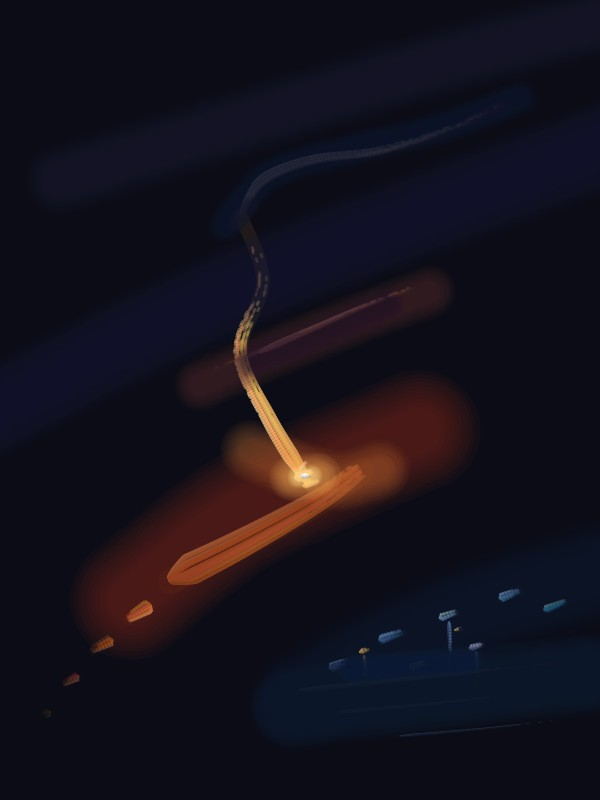
#> input picture rounds/00-a-warmth-that-doesnt-know/painting.jpg, 600 x 800 px
$ python calibrate_media.py ../rounds/00-a-warmth-that-doesnt-know/painting.jpg
#> lines starting #> are read from the running program, lines starting #| are printed output that depends on the picture; after the words box and inside, x2 and y2 are one past the last pixel; in counts of white or black regions, pixels touching at a corner belong together
#> in main, im is the input picture: PIL image 600x800 RGB; mean R, G, B 21.1, 17.3, 27.7
"""calibrate_media: measure the marks in an image region, so a medium's rendered marks can be compared with real ones.

The statistics are defined in docs/media-data.md ("Calibration method"). Run them on a crop of a real work (the
public-domain references in studio/calibration_refs.json) and on a crop of a gallery sheet or a canvas rendered by the
studio, then compare the two. Only numpy, scipy and Pillow are needed. Lengths are reported in px and, when the scale is
known (--px-per-mm, or the reference's catalogued size), in mm, because marks have to be compared at the same physical
scale: a 1200 px canvas is a painting of a stated size (see studio/media.json), a museum photo has its own resolution.

  python3 tools/calibrate_media.py image.jpg [--crop X Y W H] [--px-per-mm N] [--kind auto|line|wash|tone|paint]
  python3 tools/calibrate_media.py refs watercolour [--n 6]      # download, measure and aggregate the references
  python3 tools/calibrate_media.py refs etching --file studio/calibration_refs.parts/etching-engraving.json
  python3 tools/calibrate_media.py compare a.json b.json         # two measurement files side by side

`refs` downloads each reference's primaryImage from The Met (CC0) into ~/.cache/teodor/met_full/ (outside git),
measures crop_xywh and writes ~/.cache/teodor/calib/<medium>.json with every crop's statistics plus the median and
quartiles per statistic. Nothing is written into the repository.

Statistics (all on the crop; L is CIE L* 0..100, D is optical density relative to the paper/ground, -log10(R/R_paper)):
  value      L* percentiles 5/25/50/75/95, share of pixels near the paper (L >= paper - 3), dark share (D > 0.5)
  colour     mean and 95th-percentile chroma C*ab, hue spread (1 - mean resultant length of the hue angles, chroma-weighted)
  spectrum   radially averaged power spectrum slope of L (log-log, 1/64..1/4 cycles per px), and its value in cycles/mm
  texture    in flat passages (low local gradient): std of L, its correlation length (autocorrelation 1/e), in px and mm:
             the granulation / tooth / canvas-weave scale
  edges      10-90% rise distance across strong edges (median, px and mm) and the share of hard edges (rise <= 2 px)
  rim        edge darkening: optical density in a 4 px band just inside each wash boundary (starting one edge-rise
             width in, past the photographed blur) over the density deeper inside
             (ratio > 1 means a darkened rim, the coffee-ring effect); reported as median and the share of washes with ratio > 1.1
  strokes    dark marks (Otsu threshold on D): width along each mark from the distance transform at its medial ridge,
             median and IQR in px and mm, coefficient of variation along marks (width change within a stroke)
  gaps       flying white / dry-brush / tooth speckle: share of paper-light pixels inside the closed hull of the marks
  lines      (--kind line) line centres: equivalent width from integrated ink coverage, its variation along each line,
             free-end width ratio (taper or blob), hatch spacing, cross-hatched share and crossing angle, line density and
             cross-hatching per value band, ink and paper colour; see lines()
  hatch      orientation coherence of the structure tensor (0 isotropic .. 1 all one direction), the dominant orientation,
             and the hatch spacing from the peak of the spectrum across that orientation (px, mm)
Gloss and impasto height cannot be measured from a diffuse museum photograph; see docs/media-data.md for what can.
"""
import argparse, io, json, os, sys, time, urllib.request
import numpy as np
from PIL import Image
from scipy import ndimage as ndi

Image.MAX_IMAGE_PIXELS = None
ROOT = os.path.join(os.path.dirname(os.path.abspath(__file__)), "..")
UA = "TeodorResearch/1.0 (https://github.com/robertontiu/teodor)"
CACHE = os.path.expanduser("~/.cache/teodor")


# ---------------------------------------------------------------- colour
def srgb_to_lab(rgb):
    c = rgb.astype(np.float64) / 255.0
    lin = np.where(c <= 0.04045, c / 12.92, ((c + 0.055) / 1.055) ** 2.4)
    M = np.array([[0.4124564, 0.3575761, 0.1804375], [0.2126729, 0.7151522, 0.0721750], [0.0193339, 0.1191920, 0.9503041]])
    xyz = lin @ M.T / np.array([0.95047, 1.0, 1.08883])
    f = np.where(xyz > 216 / 24389, np.cbrt(xyz), (24389 / 27 * xyz + 16) / 116)
    L = 116 * f[..., 1] - 16
    a = 500 * (f[..., 0] - f[..., 1]); b = 200 * (f[..., 1] - f[..., 2])
    return L, a, b, lin @ M[1]


def otsu(x, bins=256):
    h, e = np.histogram(x, bins); c = (e[:-1] + e[1:]) / 2
    w0 = np.cumsum(h); w1 = w0[-1] - w0
    m0 = np.cumsum(h * c) / np.maximum(w0, 1); m1 = (np.sum(h * c) - np.cumsum(h * c)) / np.maximum(w1, 1)
    return c[np.argmax(w0 * w1 * (m0 - m1) ** 2)]


def q(a, ps=(25, 50, 75)):
    a = np.asarray(a, np.float64)
    return [round(float(v), 3) for v in np.percentile(a, ps)] if a.size else None


# ---------------------------------------------------------------- statistics
def measure(rgb, ppm=None, kind="auto"):
    L, A, B, Y = srgb_to_lab(rgb)
    H, W = L.shape
#> H = 800; W = 600
    mm = (lambda px: None if (ppm is None or px is None) else round(float(px) / ppm, 3))
    out = {"size_px": [W, H], "px_per_mm": ppm}
    paper_Y = np.percentile(Y, 98)
#> paper_Y = 0.0834
    paper_L = float(np.percentile(L, 98))
#> paper_L = 34.69
    D = -np.log10(np.clip(Y / max(paper_Y, 1e-4), 1e-3, None))
    D = np.clip(D, 0, 3)
    # value
    out["value"] = dict(L_pct_5_25_50_75_95=q(L, (5, 25, 50, 75, 95)), paper_L=round(paper_L, 1),
                        paper_share=round(float(np.mean(L >= paper_L - 3)), 3), dark_share=round(float(np.mean(D > 0.5)), 3),
                        D_pct_50_95=q(D, (50, 95)))
    # colour
    C = np.hypot(A, B); h = np.arctan2(B, A)
#> after `h = np.arctan2(B, A)`:
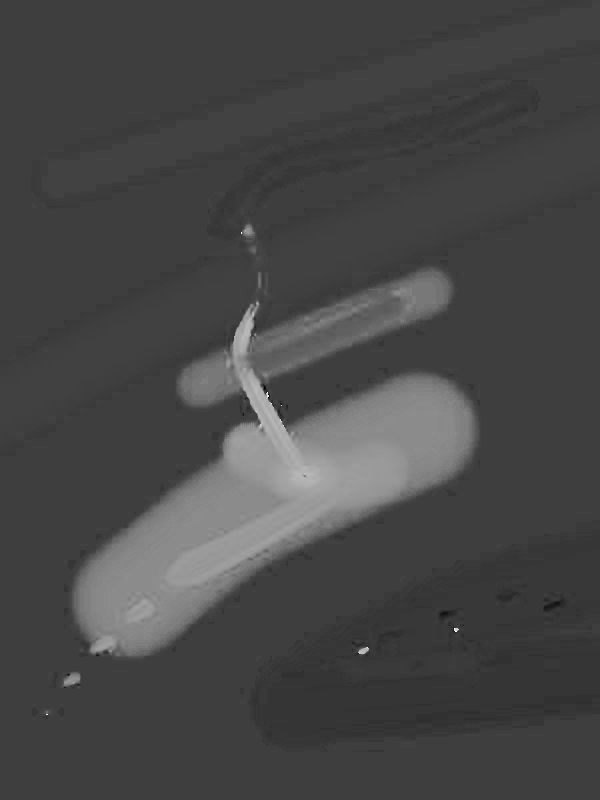
#> h: shape (800, 600) float64; min -2.62, max 3.12, mean -1.02; drawn with min black and max white
    w = C / (C.sum() + 1e-9)
    R = np.hypot((w * np.cos(h)).sum(), (w * np.sin(h)).sum())
#> R = 0.697
    out["colour"] = dict(chroma_mean=round(float(C.mean()), 2), chroma_p95=round(float(np.percentile(C, 95)), 2), hue_spread=round(float(1 - R), 3))
    # spectrum slope
    n = min(H, W) // 2 * 2
#> n = 600
    sub = L[:n, :n] - L[:n, :n].mean()
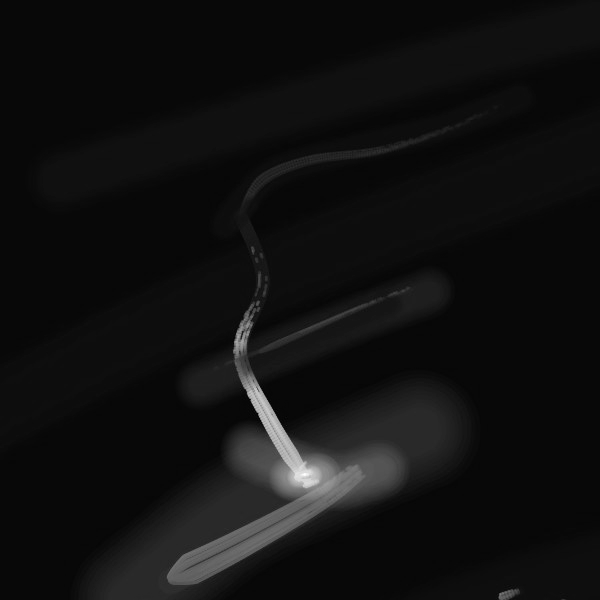
#> sub: shape (600, 600) float64; min -6.35, max 90.98, mean 0; drawn with min black and max white
    win = np.outer(np.hanning(n), np.hanning(n))
    P = np.abs(np.fft.fftshift(np.fft.fft2(sub * win))) ** 2
    yy, xx = np.indices(P.shape); r = np.hypot(yy - n / 2, xx - n / 2).astype(int)
    radial = np.bincount(r.ravel(), P.ravel()) / np.maximum(np.bincount(r.ravel()), 1)
#> radial = 425 values, max 3.35e+10 at index 1, min 1662.2 at index 421, mean 196589653.8
    f = np.arange(radial.size) / n
#> f = 425 values from 0 to 0.707
    sel = (f >= 1 / 64) & (f <= 1 / 4)
    slope = float(np.polyfit(np.log(f[sel]), np.log(radial[sel] + 1e-9), 1)[0]) if sel.sum() > 4 else None
#> slope = -2.99
    out["spectrum"] = dict(slope=None if slope is None else round(slope, 3), band_cycles_per_px=[1 / 64, 1 / 4],
                           band_cycles_per_mm=None if ppm is None else [round(ppm / 64, 3), round(ppm / 4, 3)])
    # texture in flat passages
    gm = ndi.gaussian_gradient_magnitude(L, 2.0)
    flat = gm < np.percentile(gm, 30)
#> flat: shape (800, 600) bool; every value is 0
    hp = L - ndi.gaussian_filter(L, 6)
    tex = {}
    if flat.sum() > 500:
        tex["std_L_flat"] = round(float(hp[flat].std()), 3)
        m = ndi.binary_erosion(flat, iterations=3)
        z = np.where(flat, hp, 0.0)
        ac = np.fft.ifft2(np.abs(np.fft.fft2(z)) ** 2).real
        ac = np.fft.fftshift(ac) / max(ac.max(), 1e-9)
        cy, cx = H // 2, W // 2
        prof = [(ac[cy, cx + d] + ac[cy, cx - d] + ac[cy + d, cx] + ac[cy - d, cx]) / 4 for d in range(1, min(cy, cx, 60))]
        below = [i + 1 for i, v in enumerate(prof) if v < 1 / np.e]
        cl = below[0] if below else None
        tex.update(corr_length_px=cl, corr_length_mm=mm(cl))
    out["texture"] = tex
    # edges: 10-90% rise across strong edges
    gy, gx = ndi.sobel(ndi.gaussian_filter(L, 0.7), 0), ndi.sobel(ndi.gaussian_filter(L, 0.7), 1)
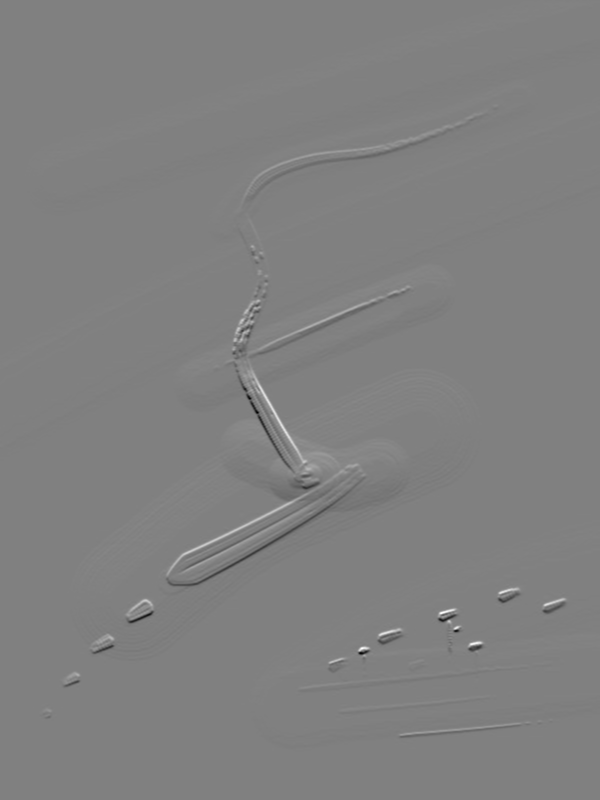
#> gy: shape (800, 600) float64; min -130, max 127.8, mean 0; drawn with min black and max white
    g = np.hypot(gx, gy)
    thr = np.percentile(g, 98)
#> thr = 18.06
    ys, xs = np.nonzero((g >= thr) & (g == ndi.maximum_filter(g, 3)))
#> ys = 837 values from 126 to 736; xs = 837 values, max 564 at index 697, min 50 at index 805, mean 289
    rng = np.random.default_rng(0)
    idx = rng.permutation(len(ys))[:600]
#> idx = 600 values, max 836 at index 487, min 0 at index 497, mean 419.2
    rises = []
    for i in idx:
        y, x = ys[i], xs[i]
        ux, uy = gx[y, x] / (g[y, x] + 1e-9), gy[y, x] / (g[y, x] + 1e-9)
        t = np.arange(-12, 13)
        px, py = np.clip(x + t * ux, 0, W - 1), np.clip(y + t * uy, 0, H - 1)
        p = ndi.map_coordinates(L, [py, px], order=1)
        lo, hi = np.percentile(p[:5], 50), np.percentile(p[-5:], 50)
        if abs(hi - lo) < 8:
            continue
        s = (p - lo) / (hi - lo)
        a10 = np.argmax(s >= 0.1); a90 = np.argmax(s >= 0.9)
        if s[a10] >= 0.1 and s[a90] >= 0.9 and a90 >= a10:
            rises.append(a90 - a10 + 0.5)
#> this loop made 600 passes
#> (i, y, x, ux, uy, lo, hi) on passes 2, 3, 7: (566, 540, 241, -0.411, -0.912, 40.94, 40.41), (590, 547, 232, 0.381, 0.925, 39.2, 39.75), (2, 134, 424, 0.156, 0.988, 5.7, 5.1)
    out["edges"] = dict(n=len(rises), rise_10_90_px=q(rises), rise_10_90_mm_median=mm(np.median(rises)) if rises else None,
                        hard_share=round(float(np.mean(np.array(rises) <= 2)), 3) if rises else None)
    edge_px = float(np.median(rises)) if rises else None
    # marks: Otsu on density
    t = otsu(D[D > 0.02]) if (D > 0.02).sum() > 100 else 0.3
    ink = D > max(t, 0.08)
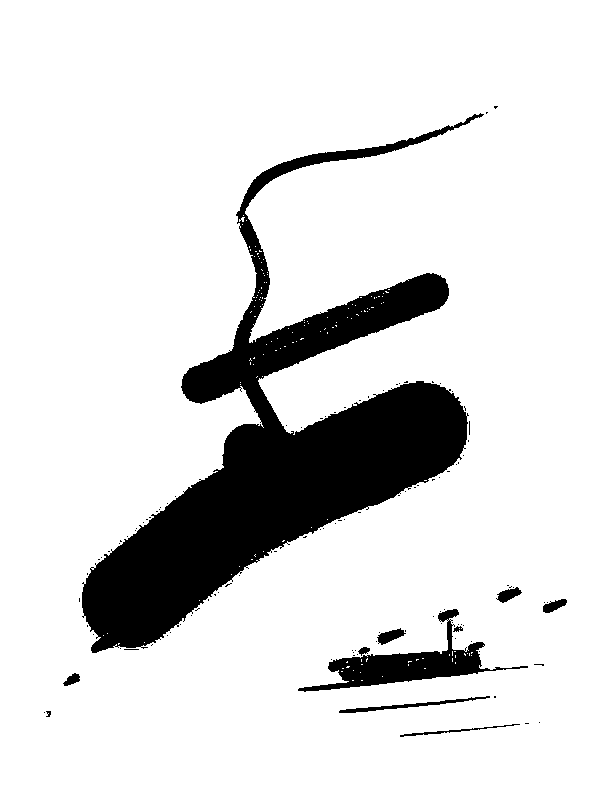
#> ink: shape (800, 600) bool; 86.8% white; 112 black regions (101 under 20 px), largest, box (x1, y1, x2, y2) and area: (82, 113, 484, 653) 57054, (298, 609, 528, 692) 4561, (339, 696, 490, 713) 477
    ink = ndi.binary_opening(ink, iterations=1)
#> ink: shape (800, 600) bool; 86.6% white; 50 black regions (41 under 20 px), largest, box (x1, y1, x2, y2) and area: (79, 113, 484, 653) 57777, (298, 609, 528, 692) 4843, (339, 696, 490, 713) 477
    # rim (edge darkening) on washes: connected regions of the mark mask large enough to have an interior
    lab, nl = ndi.label(ink)
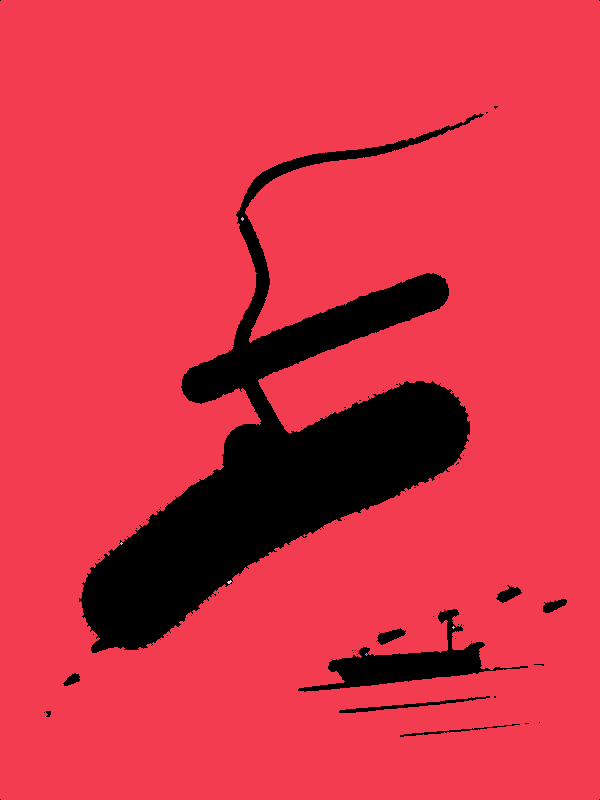
#> lab: shape (800, 600) int32; 7 distinct labels, from 0 to 6; one colour per label, 0 black
    ratios = []
    if nl:
        sizes = ndi.sum(np.ones_like(D), lab, range(1, nl + 1))
        for k in np.argsort(sizes)[::-1][:40]:
            if sizes[k] < 400:
                break
            reg = lab == (k + 1)
            dt = ndi.distance_transform_edt(reg)
            e = int(np.ceil(edge_px)) if edge_px else 2       # step past the photographed edge blur (the 10-90% rise)
            band = (dt >= e) & (dt <= e + 4); inner = dt >= e + 14
            if band.sum() > 30 and inner.sum() > 30:
                ratios.append(float(np.median(D[band]) / max(np.median(D[inner]), 1e-3)))
#> this loop made 2 passes
#> k on pass 2: 3
    out["rim"] = dict(n=len(ratios), ratio_edge_over_interior=q(ratios),
                      share_darkened=round(float(np.mean(np.array(ratios) > 1.1)), 3) if ratios else None)
    # stroke widths along medial ridges
    dt = ndi.distance_transform_edt(ink)
    ridge = ink & (dt >= ndi.maximum_filter(dt, 3) - 0.75) & (dt >= 1)   # near-maximal: connected medial lines
#> ridge: shape (800, 600) bool; 1.2% white in thin lines or dots
    widths = 2 * dt[ridge] - 1
    cv = []
    if ridge.sum() > 20:
        rl, nr = ndi.label(ridge, structure=np.ones((3, 3)))
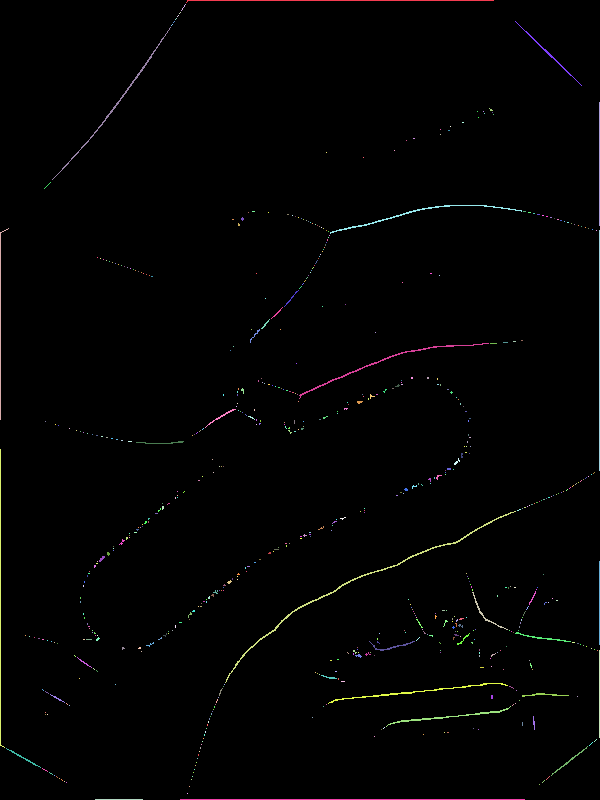
#> rl: shape (800, 600) int32; 633 distinct labels, from 0 to 632; one colour per label, 0 black
        lab_r = rl[ridge]
        cnt = np.bincount(lab_r)
        for k in np.argsort(cnt)[::-1][:300]:
            if k == 0 or cnt[k] < 20:
                continue
            wv = widths[lab_r == k]
            cv.append(float(wv.std() / max(wv.mean(), 1e-6)))
#> this loop made 300 passes
#> k on passes 1 to 3: 314, 632, 1
    out["strokes"] = dict(threshold_D=round(float(t), 3), coverage=round(float(ink.mean()), 3),
                          width_px=q(widths) if widths.size else None,
                          width_mm=[mm(v) for v in q(widths)] if (widths.size and ppm) else None,
                          width_cv_along=q(cv) if cv else None)
    # gaps inside marks: paper showing within the closed hull of the marks
    hull = ndi.binary_fill_holes(ndi.binary_closing(ink, iterations=4))
#> hull: shape (800, 600) bool; 97.7% white; 1 black region, box (x1, y1, x2, y2) and area: (0, 0, 600, 800) 11136
    light = L >= paper_L - 6
#> light: shape (800, 600) bool; 2.6% white; 26 white regions (16 under 20 px), largest, box (x1, y1, x2, y2) and area: (167, 304, 396, 585) 11510, (127, 600, 153, 622) 331, (439, 610, 455, 621) 104
    out["gaps"] = dict(paper_in_marks=round(float((hull & light).sum() / max(hull.sum(), 1)), 3))
    # hatch: structure tensor coherence and spacing across the dominant orientation
    Ix, Iy = ndi.sobel(L, 1), ndi.sobel(L, 0)
    Jxx, Jyy, Jxy = (ndi.gaussian_filter(v, 4) for v in (Ix * Ix, Iy * Iy, Ix * Iy))
    lam = np.sqrt((Jxx - Jyy) ** 2 + 4 * Jxy ** 2)
    coh_map = lam / (Jxx + Jyy + 1e-9)
    wgt = Jxx + Jyy
    coh = float((coh_map * wgt).sum() / (wgt.sum() + 1e-9))
    theta = 0.5 * np.arctan2(2 * (Jxy * wgt).sum(), ((Jxx - Jyy) * wgt).sum())   # gradient direction (across the lines)
    ang = np.arctan2(yy - n / 2, xx - n / 2)
    d = np.abs(np.angle(np.exp(1j * 2 * (ang - theta)))) < 0.25
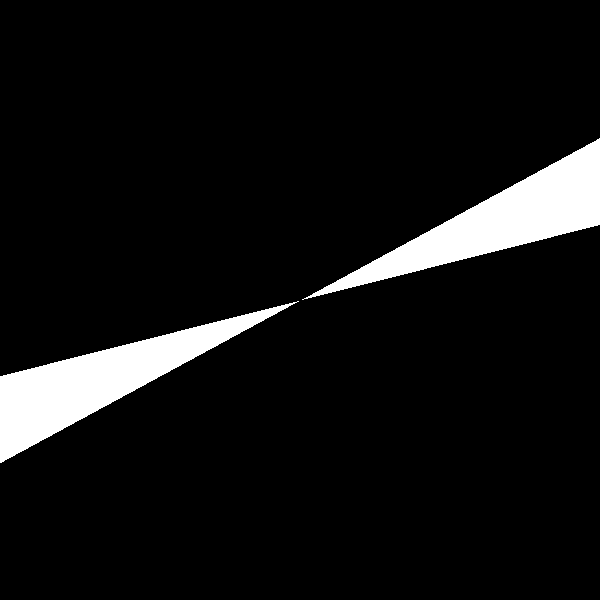
#> d: shape (600, 600) bool; 7.3% white; 2 white regions, box (x1, y1, x2, y2) and area: (0, 301, 299, 463) 13100, (302, 138, 600, 300) 13013
    rr = r[d]; pp = P[d]
    spec = np.bincount(rr, pp) / np.maximum(np.bincount(rr), 1)
    lo_k, hi_k = max(3, n // 64), n // 3
    spacing = None
    if hi_k > lo_k + 2 and spec.size > hi_k:
        k = lo_k + int(np.argmax(spec[lo_k:hi_k] * np.arange(lo_k, hi_k)))
        spacing = round(n / k, 2)
    out["hatch"] = dict(coherence=round(coh, 3), line_direction_deg=round(float(np.degrees(theta + np.pi / 2)) % 180, 1),
                        spacing_px=spacing, spacing_mm=mm(spacing))
    if kind in ("line", "lines"):
        out["lines"] = lines(rgb, ppm, L, Y)
    return out


# ---------------------------------------------------------------- line work (pen, burin, etching needle)
# [200 lines left out: functions lines, fetch, refs, flatten, aggregate, not called in this run]


def main():
    if len(sys.argv) > 1 and sys.argv[1] == "refs":
        ap = argparse.ArgumentParser(); ap.add_argument("cmd"); ap.add_argument("medium"); ap.add_argument("--n", type=int)
        ap.add_argument("--kind", default="auto", help="line: add the line statistics (width, spacing, families, ends, ink colour)")
        ap.add_argument("--file", help="a reference file other than studio/calibration_refs.json, e.g. studio/calibration_refs.parts/<style>.json")
        a = ap.parse_args(); refs(a.medium, a.n, file=a.file, kind=a.kind); return
    if len(sys.argv) > 1 and sys.argv[1] == "compare":
        A, B = (flatten(json.load(open(p)).get("aggregate") or json.load(open(p))) for p in sys.argv[2:4])
        for k in sorted(set(A) | set(B)):
            print(f"{k:45s} {str(A.get(k)):>24s} {str(B.get(k)):>24s}")
        return
    ap = argparse.ArgumentParser(description=__doc__.split("\n")[0])
    ap.add_argument("image"); ap.add_argument("--crop", nargs=4, type=int); ap.add_argument("--px-per-mm", type=float)
    ap.add_argument("--kind", default="auto"); ap.add_argument("--json")
    a = ap.parse_args()
    im = Image.open(a.image).convert("RGB")
    if a.crop:
        x, y, w, h = a.crop; im = im.crop((x, y, x + w, y + h))
    m = measure(np.asarray(im), a.px_per_mm, a.kind)
    s = json.dumps(m, indent=1)
    if a.json:
        open(a.json, "w").write(s)
    print(s)
#> (printed output is left out)


if __name__ == "__main__":
    main()
